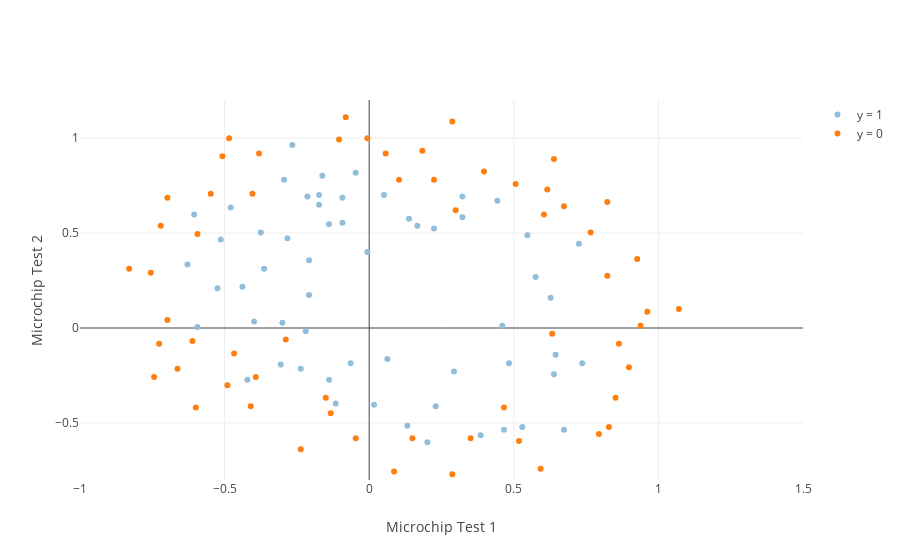

The notebook cell this image was saved under:
### Markdown cell above
## Visualize reg data

### Code cell
# Read sample CSV
df_reg = pd.read_csv('machine-learning-ex2/ex2/ex2data2.txt', names=['micro1', 'micro2', 'y'])

data_a = df_reg[(df_reg.y == 1)]
data_b = df_reg[(df_reg.y == 0)]

def plot_data(a, b):
    # Build data for graph
    a_data = np.concatenate((a.iloc[:, [0]].values, a.iloc[:, [1]].values), axis=1).T
    b_data = np.concatenate((b.iloc[:, [0]].values, b.iloc[:, [1]].values), axis=1).T
    
    # Build scatter plots
    trace0 = Scatter(
        x=a_data[0],
        y=a_data[1],
        mode='markers',
        name='y = 1',
        marker=dict(
            color='rgb(145,191,219)'
        )
    )
    trace1 = Scatter(
        x=b_data[0],
        y=b_data[1],
        mode='markers',
        name='y = 0',
        marker=dict(
            color='rgba(255,182,193)'
        )
    )
    data = [trace0, trace1]
    
    #Configure plot apperance
    layout = Layout(
        xaxis=dict(
            title='Microchip Test 1',
            range=[-1, 1.5]
        ),
        yaxis=dict(
            title='Microchip Test 2',
            range=[-0.8, 1.2]
        )
    )
    
    # Plot the graph
    iplot(dict(data=data, layout=layout))

plot_data(data_a, data_b)
